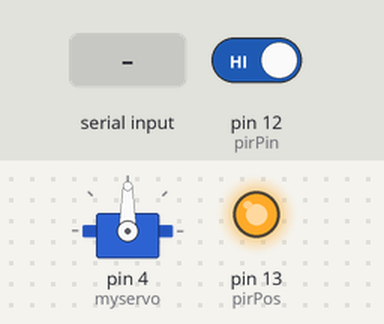
Simulated run of this sketch. Board: Arduino Uno, built with avr-gcc and run on an emulated ATmega328P. Parts: servo, output pins drawn as LEDs (lit = HIGH). Inputs (shaded band) come from the test bench; at power-on: pin 12 (pirPin) HIGH. What the sketch prints to the serial monitor is not drawn.

Above: at 11.8 s.
11.9 s: pin 12 (pirPin) driven LOW
13.5 s: "open" received over the second serial link
At 13.65 s:
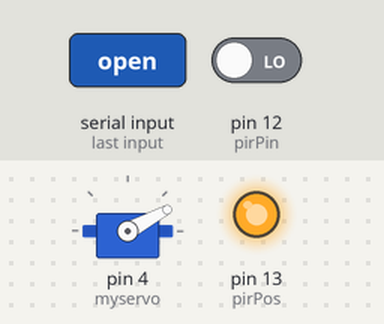
17.4 s: "1" received over the second serial link
At 18.1 s:
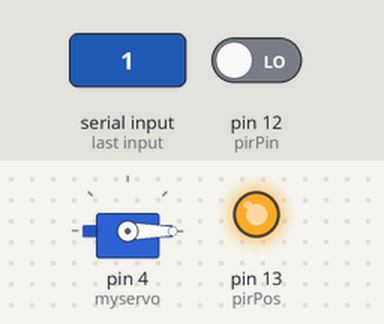
Timing chart, 0 to 20.4 s (numbered marks = the images above; inputs shaded):
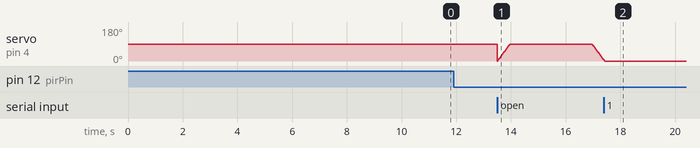

Measured:
- after the input at 11.9 s, every drawn part: stays the same

The sketch:

toll_tax.ino
```cpp
#include <Servo.h>
#include <SoftwareSerial.h>

SoftwareSerial mySerial(2, 3); // RX, TX
Servo myservo;  //creates a servo object
                         //a maximum of eight servo objects can be created

int pos = 0;        //variable to store servo position

//amount of time we give the sensor to calibrate(10-60 secs according to the datasheet)
int calibrationTime = 10;
boolean takeLowTime;

int pirPin = 12;            //digital pin connected to the PIR's output
int pirPos = 13;           //connects to the PIR's 5V pin

void setup(){
  mySerial.begin(9600);
  myservo.attach(4);    //attaches servo to pin 4
  Serial.begin(9600);    //begins serial communication
  pinMode(pirPin, INPUT);
  pinMode(pirPos, OUTPUT);
  digitalWrite(pirPos, HIGH);

  //give the sensor time to calibrate
  Serial.println("calibrating sensor ");
  for(int i = 0; i < calibrationTime; i++){
    Serial.print(calibrationTime - i);
    Serial.print("-");
    delay(1000);
  }
  Serial.println();
  Serial.println("done");

  //while making this Instructable, I had some issues with the PIR's output
  //going HIGH immediately after calibrating
  //this waits until the PIR's output is low before ending setup
  while (digitalRead(pirPin) == HIGH) {
    delay(500);
    Serial.print(".");
  }
  Serial.print("SENSOR ACTIVE");
}


void readSerial(){
  char reply[50];
  int i = 0;
  while (mySerial.available()) {
    reply[i] = mySerial.read();
    i += 1;
  }
  //end the string
  reply[i] = '\0';
  if(strlen(reply) > 0){
    Serial.println(reply);
    if((strcmp(reply,"open")==0)&&(digitalRead(pirPin) == LOW))
   {
     Serial.println("toll opened");
     for(pos = 0; pos < 90; pos += 1)  //goes from 0 to 180 degrees
    {                                                 //in steps of one degree
      myservo.write(pos);                   //tells servo to go to position in variable "pos"
       delay(5);                                //waits for the servo to reach the position
    };

    delay(3000);
    for(pos = 90; pos>=0; pos-=1)    //goes from 180 to 0 degrees
    {
      myservo.write(pos);                  //to make the servo go faster, decrease the time in delays for
      delay(5);                                  //to make it go slower, increase the number.
    }

   }
     else
        Serial.println("access denied");
  }
}

void loop(){

  if(digitalRead(pirPin) == HIGH){  //if the PIR output is HIGH, turn servo

    for(pos = 0; pos < 90; pos += 1)  //goes from 0 to 180 degrees
    {                                                 //in steps of one degree
      myservo.write(pos);                   //tells servo to go to position in variable "pos"
       delay(5);                                //waits for the servo to reach the position
    };

    delay(3000);
    for(pos = 90; pos>=0; pos-=1)    //goes from 180 to 0 degrees
    {
      myservo.write(pos);                  //to make the servo go faster, decrease the time in delays for
      delay(5);                                  //to make it go slower, increase the number.
    }

    takeLowTime = true;
  }

  if(digitalRead(pirPin) == LOW){

    if(takeLowTime){
      takeLowTime = false;    //make sure this is only done at the start of a LOW phase
      delay(50);
    }
  }
   readSerial();
   delay(500);
}
```
